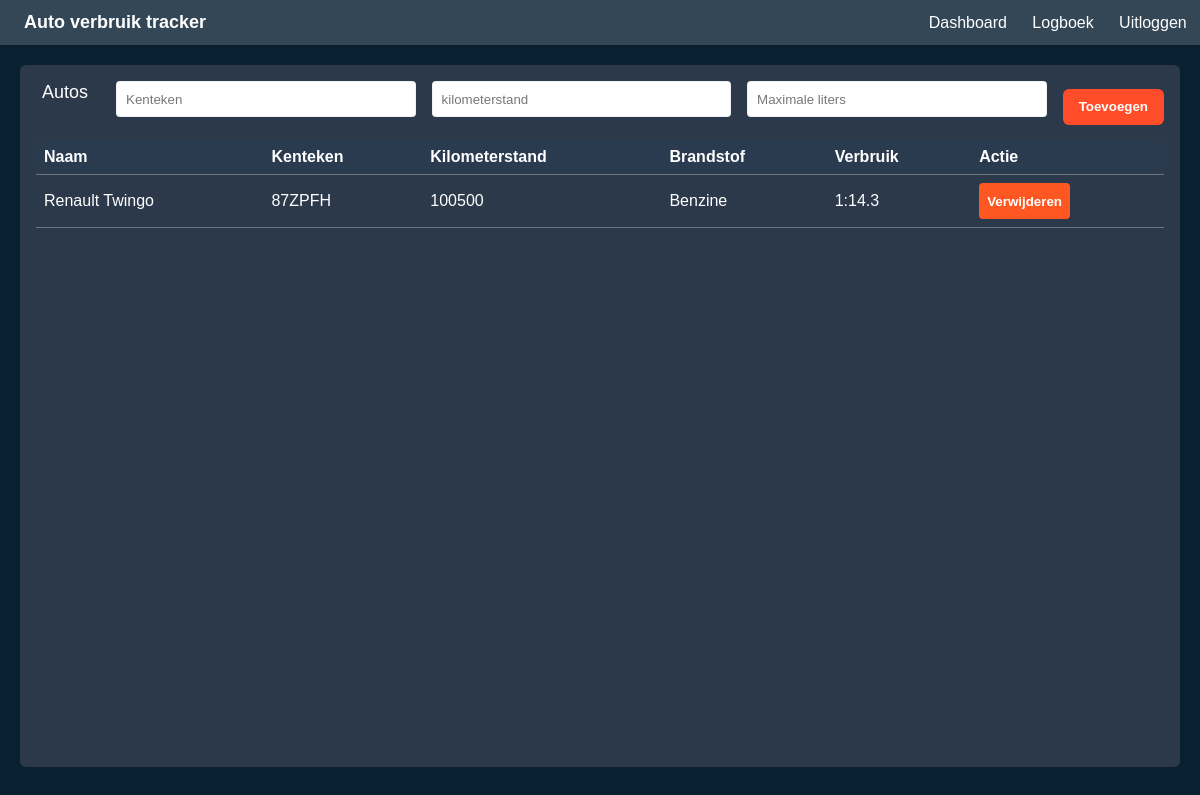
Before: /cars (signed in) with the older database file.
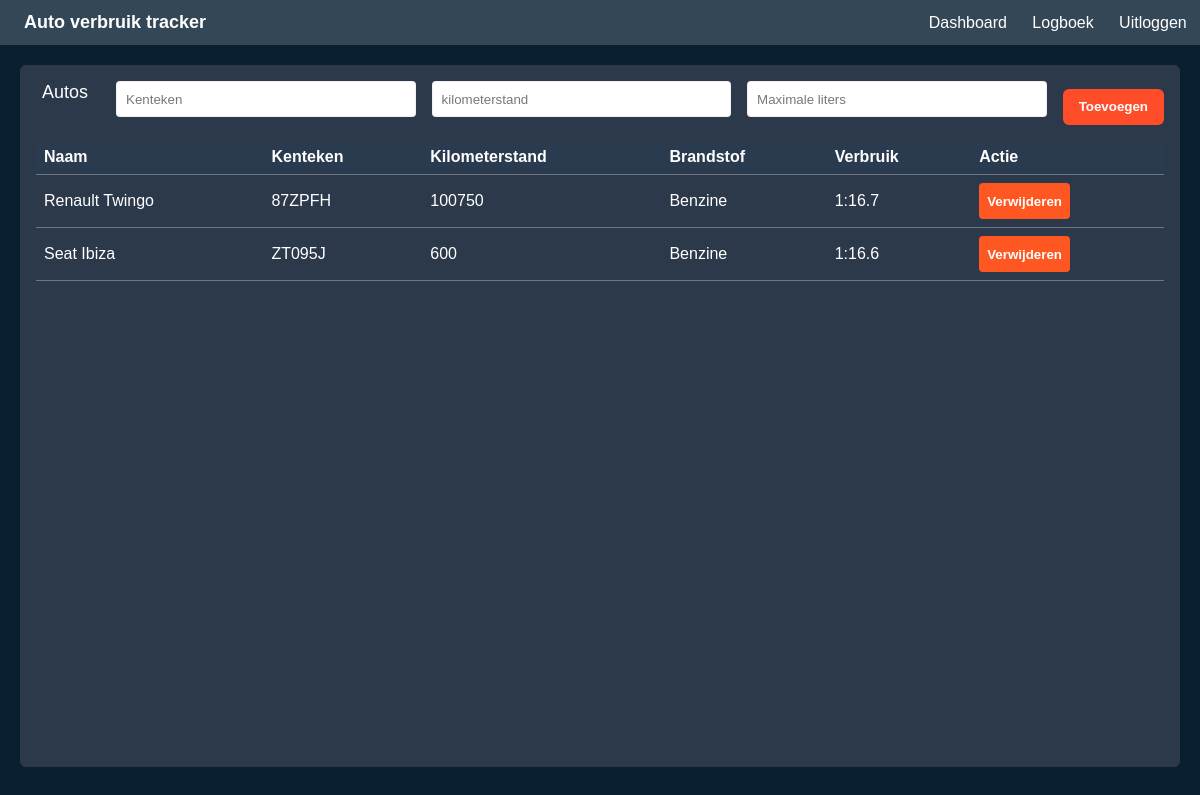
After: the same page with the newer database file.
### tables this page shows
CREATE TABLE cars (car_id INTEGER PRIMARY KEY AUTOINCREMENT, user_id int, car_name varchar (255), car_licenseplate varchar (10), car_kilometers int, car_fueltype char (32), car_maxliter int, car_avrfuelusage varchar (64));

### app.py (the view)
@app.route("/cars", methods=['GET'])
def cars():
    if authicated():
        return cars_get(request)
    else:
        return redirect(url_for("login"))

### app.py (called while the page is built)
@app.after_request
def cleanupTemp(response):
    tempDir.cleanup()
    return response

### src/auth.py (called while the page is built)
def authicated():
    if 'user' in session:
        return True
    else:
        return False

### src/car_management.py (called while the page is built)
def cars_get(request=None):
    cars = db.execute("SELECT * FROM cars WHERE user_id = ?", (session['user'],)).fetchall()
    try:
        message = error
    except:
        message = ""
    html = ""
    for car in cars:
        html += f"""
        <tr>
        <td>{car[2]}</td>
        <td>{car[3]}</td>
        <td>{car[4]}</td>
        <td>{car[5]}</td>
        <td>{car[7]}</td>
        <td>
            <form method='post' action='{ url_for("deletecar") }'>
                <input type='hidden' name='car_id' value='{car[0]}'><button class='btn' type='submit'>Verwijderen</button>
            </form>
        </td>
        </tr>
        """
    return render_template("cars.html", table=html, message=message)

### templates/cars.html (shortened to what this page needs)
<!DOCTYPE html>
<html lang="nl">
<head>
  <link rel="stylesheet" href="static\style.css" />
</head>
<body>
  <header class="navbar">
    <div class="navbar__left">
      <a class="logo">Auto verbruik tracker</a>
    </div>
    <nav class="navbar__right">
      <a class="nav-link" href={{url_for("dashboard")}}>Dashboard</a>
      <a class="nav-link" href={{url_for("log")}}>Logboek</a>
      <a href={{url_for("logout")}} class="nav-link">Uitloggen</a>
    </nav>
  </header>
  <main class="shell">
    <section class="board">
      <div class="board__side-title">Autos</div>
       <form method="post">
          <div class="board__controls">
            <input type="text" class="field" placeholder="Kenteken" name="license_plate" required/>
            <input type="number" class="field" placeholder="kilometerstand" name="kilometers" required/>
            <input type="number" class="field" placeholder="Maximale liters" name="max_liters" required/>
            <button class="btn" name="btn" value="Toevoegen" type="submit" formaction="{{ url_for('addcar') }}">Toevoegen</button>
          </div>
      </form>
      <div class="board__list">
        <table>
                <thead>
                    <tr>
                        <th>Naam</th>
                        <th>Kenteken</th>
                        <th>Kilometerstand</th>
                        <th>Brandstof</th>
                        <th>Verbruik</th>
                        <th>Actie</th>
                    </tr>
                </thead>
                <tbody>
                    {{ table | safe }}
                </tbody>
            </table>
      </div>
    </section>
  </main>
</body>
</html>

Changed rows visible on the page:
no longer on this page (row edited): cars: car_fueltype "Renault Twingo 87ZPFH 100500 Benzine 1:14.3 Verwijderen"
added cars: car_licenseplate "Renault Twingo 87ZPFH 100750 Benzine 1:16.7 Verwijderen Seat Ibiza ZT095J 600 Benzine 1:16.6 Verwijderen"
